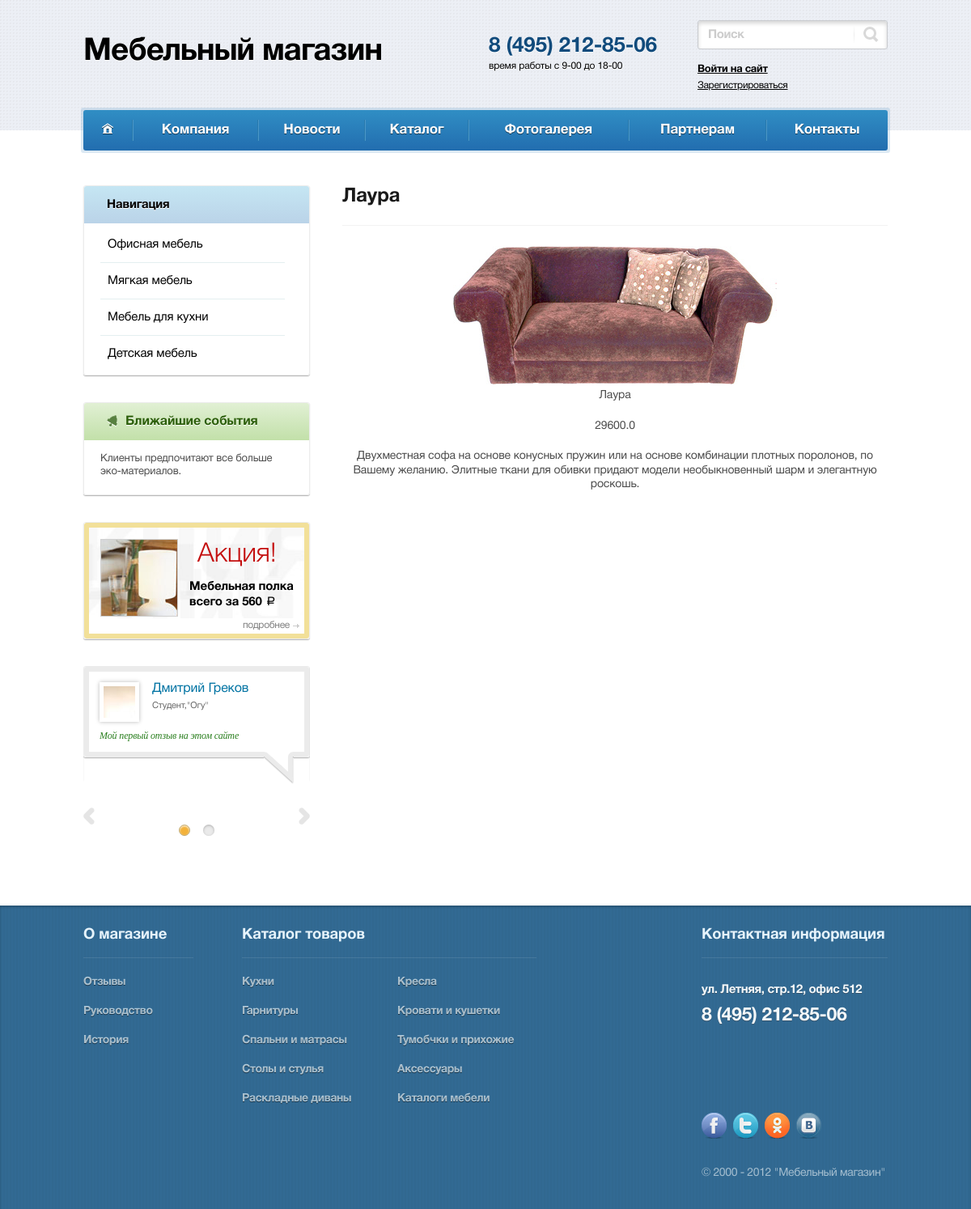
The app's page /catalog/detail/laura/ with its own data.
### catalog/models.py (models this page shows, shortened)
class Products(models.Model):
    name = models.CharField(max_length=100, verbose_name='Имя товара')
    price = models.FloatField(verbose_name='Цена товара', default=0.0)
    description = models.TextField(verbose_name='Описание товара')
    image = models.ImageField(verbose_name='Картинка товара')
    slug = models.SlugField()
    publish = models.DateTimeField(auto_now_add=True)
    category = models.ForeignKey('Category', on_delete=models.CASCADE,
                                 verbose_name='Категория')
    class Meta:
        verbose_name = 'Продукт'
        verbose_name_plural = 'Продукты'
        ordering = ['-publish']

class Category(models.Model):
    name = models.CharField(max_length=100, verbose_name='Категория мебели')
    slug = models.SlugField()
    def get_absolute_url(self):
        return reverse('catalog:category_products', kwargs={'slug': self.slug})
    class Meta:
        verbose_name = 'Категория'
        verbose_name_plural = 'Категории'
        ordering = ['-name']

### main/models.py (models this page shows, shortened)
class UsefullInfo(models.Model):
    title = models.CharField(max_length=20, verbose_name='Заголовок блока')
    content = models.CharField(max_length=100, verbose_name='Содержание блока')
    class Meta:
        verbose_name = 'Содержимое блока "Полезная информация"'
        verbose_name_plural = 'Содержимое блока "Полезная информация"'

### company/models.py (models this page shows, shortened)
class ReviewsCompany(models.Model):
    name = models.CharField(max_length=100, verbose_name='Имя')
    company = models.CharField(max_length=100, verbose_name='Компания',
                               blank=True,
                               null=True)
    position = models.CharField(max_length=120, verbose_name='Должность',
                                blank=True,
                                null=True)
    content = models.TextField(verbose_name='Текст отзыва')
    publish = models.DateField(auto_now_add=True)
    img = models.ImageField(verbose_name='Аватарка', blank=True, null=True)
    files = models.ManyToManyField('ReviewsFiles',
                                   related_name='reviews_files',
                                   blank=True,
                                   null=True)
    slug = models.SlugField(verbose_name='slug')
    class Meta:
        verbose_name = 'Отзыв'
        verbose_name_plural = 'Отзывы'

### catalog/views.py (the view)
# urls.py: path('detail/<slug:slug>/', CatalogDetailView.as_view(), name='detail'),
class CatalogDetailView(DetailView):
    template_name = 'catalog/detail.html'
    model = Products
    context_object_name = 'product'
    def get_context_data(self, **kwargs):
        context = super().get_context_data(**kwargs)
        context['category_products'] = Category.objects.all()
        return context

### main/etc/catalog_rubric.py (called while the page is built)
def catalog_category(request):
    context = {}
    context['rubric_catalog'] = Category.objects.all()
    return context

### main/etc/random_review.py (called while the page is built)
def show_random_review(request):
    reviews = ReviewsCompany.objects.all().order_by('?')[:2]
    return {'random_reviews': reviews}

### main/etc/usefull.py (called while the page is built)
def usefullinfo(request):
    return {'info': UsefullInfo.objects.first(), 'title_link': 'about', }

def get_rubric_company(request):
    return {'rubric_company': RubricCompany.objects.all()}

### catalog/templates/catalog/detail.html (shortened to what this page needs)
{% extends 'layout/basic.html'  %}
{% block content%}
   <div class="content">
                    <div class="cnt">
                        <header>
                            <h1>{{ product.name }}</h1>
                        </header>
                        <hr>
                        <div class="container-fluid">
                        <div class="row" style='text-align: center;'>
                           <div class="col-xl-12" style="margin-bottom: 15px;">
                                <img src="{{ product.image.url }}"  alt="">
                                <p>{{ product.name }}</p>
                                <p>{{ product.price }}</p>
                                <p>{{ product.description }}</p>
                            </div>
                        </div>
                        </div>
                   </div>
                </div>
{% endblock %}

### main/templates/layout/basic.html (shortened to what this page needs)
{% load static %}
<!DOCTYPE html>
<html lang="ru">
<head>
    <link rel="stylesheet" href="{% static '/css/reset.css' %}" />
    <link rel="stylesheet" href="{% static '/css/style.css' %}" />
    <link rel="stylesheet" href="{% static '/css/owl.carousel.css' %}" />
</head>
<body>
    <div class="wrap">
        <header class="header">
            <div class="inner-wrap">
                <div class="logo-block"><a href="" class="logo">Мебельный магазин</a>
                </div>
                <div class="main-phone-block">
                    <a href="tel:84952128506" class="phone">8 (495) 212-85-06</a>
                    <div class="shedule">время работы с 9-00 до 18-00</div>
                </div>
                <div class="actions-block">
                    <form action="/" class="main-frm-search">
                        <input type="text" placeholder="Поиск">
                        <button type="submit"></button>
                    </form>
                    <nav class="menu-block">
                        <ul>
                            {% if user.is_authenticated %}
                            <li>
                                <a href="{% url 'users:profile' %}" >{{ user.first_name}} {{ user.last_name }} [{{ user.username }}]</a>
                            </li>
                            <li><a href="{% url 'users:logout' %}">Выйти</a>
                            </li>
                            {% else %}
                            <li class="att popup-wrap">
                                <a id="hd_singin_but_open" href="" class="btn-toggle">Войти на сайт</a>
                            </li>
                            <li><a href="{% url 'users:register' %}">Зарегистрироваться</a>
                            </li>
                            {% endif %}
                        </ul>
                    </nav>
                </div>
            </div>
        </header>
        <nav class="nav">
            <div class="inner-wrap">
                <div class="menu-block popup-wrap">
                    <div class="menu popup-block">
                        <ul class="">
                            <li class="main-page"><a href="{% url 'main:index' %}">Главная</a>
                            </li>
                            <li>
                                <a href="/company/{{ title_link }}">Компания</a>
                            </li>
                            <li><a href="{% url 'news:list' %}">Новости</a>
                            </li>
                            <li>
                                <a href="{% url 'catalog:list' %}">Каталог</a>
                            </li>
                            <li><a href="">Фотогалерея</a>
                            </li>
                            <li><a href="">Партнерам</a>
                            </li>
                            <li><a href="">Контакты</a>
                            </li>
                        </ul>
                    </div>
                </div>
            </div>
        </nav>
        <div class="page">
            <div class="content-box">
                {% block content %}  {% endblock %}
                <div class="side">
                    {% if category_products%}
                    <div class="side-block side-menu">
                        <div class="title-block">Навигация</div>
                        <div class="menu-block">
                            <ul>
                                {% for rubric in category_products %}
                                 <li class=' {% if rubric.slug in request.path  %}selected{% endif %} '><a href="{% url 'catalog:category_products' rubric.slug %}">{{ rubric.name }}</a>
                                </li>
                                {% endfor %}
                            </ul>
                        </div>
                    </div>
                    {% endif %}
                   {% include 'layout/usefullinfo.html'  %}
                    <div class="side-wrap">
                        <div class="item-wrap">
                            <div class="side-block side-action">
                                <img src="{% static '/img/side-action-bg.jpg' %}" alt="" class="bg">
                                <div class="photo-block">
                                    <img src="{% static '/img/side-action.jpg' %}" alt="">
                                </div>
                                <div class="text-block">
                                    <div class="title">Акция!</div>
                                    <p>Мебельная полка всего за 560 <span class="r">a</span>
                                    </p>
                                </div>
                                <a href="" class="btn-more">подробнее</a>
                            </div>
                        </div>
                       <div class="item-wrap">
		                     <div class="rew-footer-carousel">
							{% include 'layout/random_review.html'  %}
								</div>
							</div>
						</div>
                    </div>
                </div>
            </div>
        </div>
    <footer class="footer">
        <div class="inner-wrap">
            <nav class="main-menu">
                <div class="item">
                    <div class="title-block">О магазине</div>
                    <ul>
                        <li><a href="">Отзывы</a>
                        </li>
                        <li><a href="">Руководство </a>
                        </li>
                        <li><a href="">История</a>
                        </li>
                    </ul>
                </div>
                <div class="item">
                    <div class="title-block">Каталог товаров</div>
                    <ul>
                        <li><a href="">Кухни</a>
                        </li>
                        <li><a href="">Гарнитуры</a>
                        </li>
                        <li><a href="">Спальни и матрасы</a>
                        </li>
                        <li><a href="">Столы и стулья</a>
                        </li>
                        <li><a href="">Раскладные диваны</a>
                        </li>
                        <li><a href="">Кресла</a>
                        </li>
                        <li><a href="">Кровати и кушетки</a>
                        </li>
                        <li><a href="">Тумобчки и прихожие</a>
                        </li>
                        <li><a href="">Аксессуары</a>
                        </li>
                        <li><a href="">Каталоги мебели</a>
                        </li>
                    </ul>
                </div>
            </nav>
            <div class="contacts-block">
                <div class="title-block">Контактная информация</div>
                <div class="loc-block">
                    <div class="address">ул. Летняя, стр.12, офис 512</div>
                    <div class="phone"><a href="tel:84952128506">8 (495) 212-85-06</a>
                    </div>
                </div>
                <div class="main-soc-block">
                    <a href="" class="soc-item">
                        <img src="{% static '/img/icons/soc01.png' %}" alt="">
                    </a>
                    <a href="" class="soc-item">
                        <img src="{% static '/img/icons/soc02.png' %}" alt="">
                    </a>
                    <a href="" class="soc-item">
                        <img src="{% static '/img/icons/soc03.png' %}" alt="">
                    </a>
                    <a href="" class="soc-item">
                        <img src="{% static '/img/icons/soc04.png' %}" alt="">
                    </a>
                </div>
                <div class="copy-block">© 2000 - 2012 "Мебельный магазин"</div>
            </div>
        </div>
    </footer>
</body>
</html>

### main/templates/layout/usefullinfo.html
<div class="side-block side-anonse">
                        <div class="title-block"><span class="i i-title01"></span>{{ info.title }}</div>
                        <div class="item">
                            <p>{{ info.content }}</p>
                        </div>
</div>

### main/templates/layout/random_review.html
{% load static %}
{% for review in random_reviews  %}
 <div class="item">
									<div class="side-block side-opin">
										<div class="inner-block">
											<div class="title">
												<div class="photo-block">
													<img src="{{ review.img.url }}" alt="">
												</div>
												<div class="name-block"><a href="">{{ review.name }}</a></div>
												<div class="pos-block">{{ review.position }},"{{ review.company }}"</div>
											</div>
											<div class="text-block">{{ review.content|truncatechars:100 }}</div>
										</div>
									</div>
								</div>
{% endfor %}

### records on screen
Products: name "Лаура", image (picture), price "29600.0", description "Двухместная софа на основе конусных пружин или на основе комбинации плотных поролонов, по Вашему желанию. Элитные ткани для обивки придают модели необыкновенный шарм и элегантную роскошь."
Category: name "Офисная мебель"
Category: name "Мягкая мебель"
Category: name "Мебель для кухни"
Category: name "Детская мебель"
UsefullInfo: title "Ближайшие события", content "Клиенты предпочитают все больше эко-материалов."
ReviewsCompany: img (picture), name "Дмитрий Греков", position "Студент", company "Огу", content "Мой первый отзыв на этом сайте"
